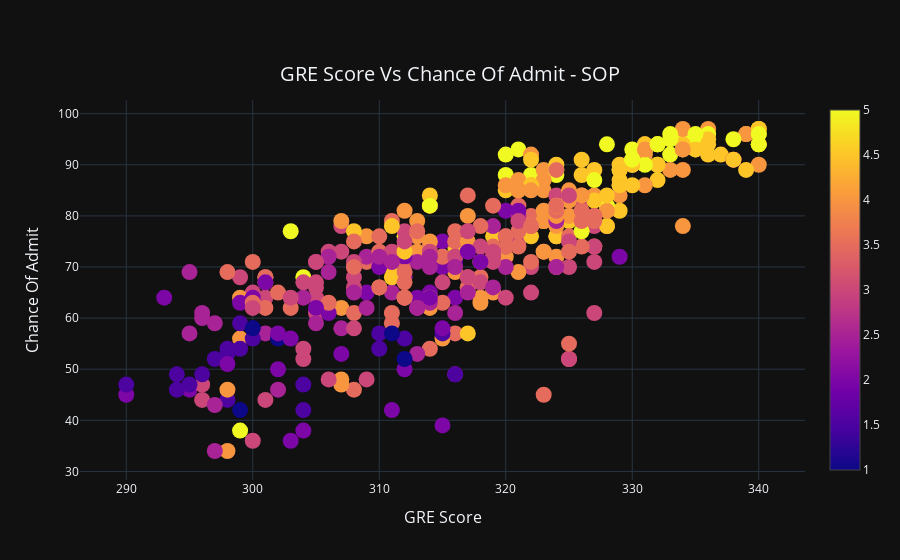

The notebook cell this image was saved under:
### Code cell
data = [go.Scatter(x = data_col_chng['GRE Score'], 
                   y = data_col_chng['Chance of Admit']*100, 
                   mode = 'markers', 
                   marker = dict(symbol = 'circle', 
                                 size = 16, 
                                 color = data_col_chng['SOP'], 
                                 showscale = True))]

layout = go.Layout(title = dict(text = 'GRE Score Vs Chance Of Admit - SOP', 
                                x = 0.5, 
                                y = 0.88, 
                                font = {'size': 20}),
                   xaxis = dict(title = 'GRE Score', 
                                titlefont = {'size': 16}),
                   yaxis = dict(title = 'Chance Of Admit', 
                                titlefont = {'size': 16}),
                   template = 'plotly_dark')

fig = go.Figure(data = data, 
                layout = layout)

iplot(fig)

### Figure 1 — Plotly figure (JSON) as saved in the notebook; plotly's stock layout.template omitted (floating-point values rounded to 4 significant figures; data arrays with more than 128 entries replaced by an {"elided": "..."} marker saying what was removed)
{"data": [{"marker": {"color": {"elided": "400 float values"}, "showscale": true, "size": 16, "symbol": "circle"}, "mode": "markers", "type": "scatter", "x": {"elided": "400 int values"}, "y": {"elided": "400 float values"}}], "layout": {"title": {"font": {"size": 20}, "text": "GRE Score Vs Chance Of Admit - SOP", "x": 0.5, "y": 0.88}, "xaxis": {"title": {"font": {"size": 16}, "text": "GRE Score"}}, "yaxis": {"title": {"font": {"size": 16}, "text": "Chance Of Admit"}}}}
